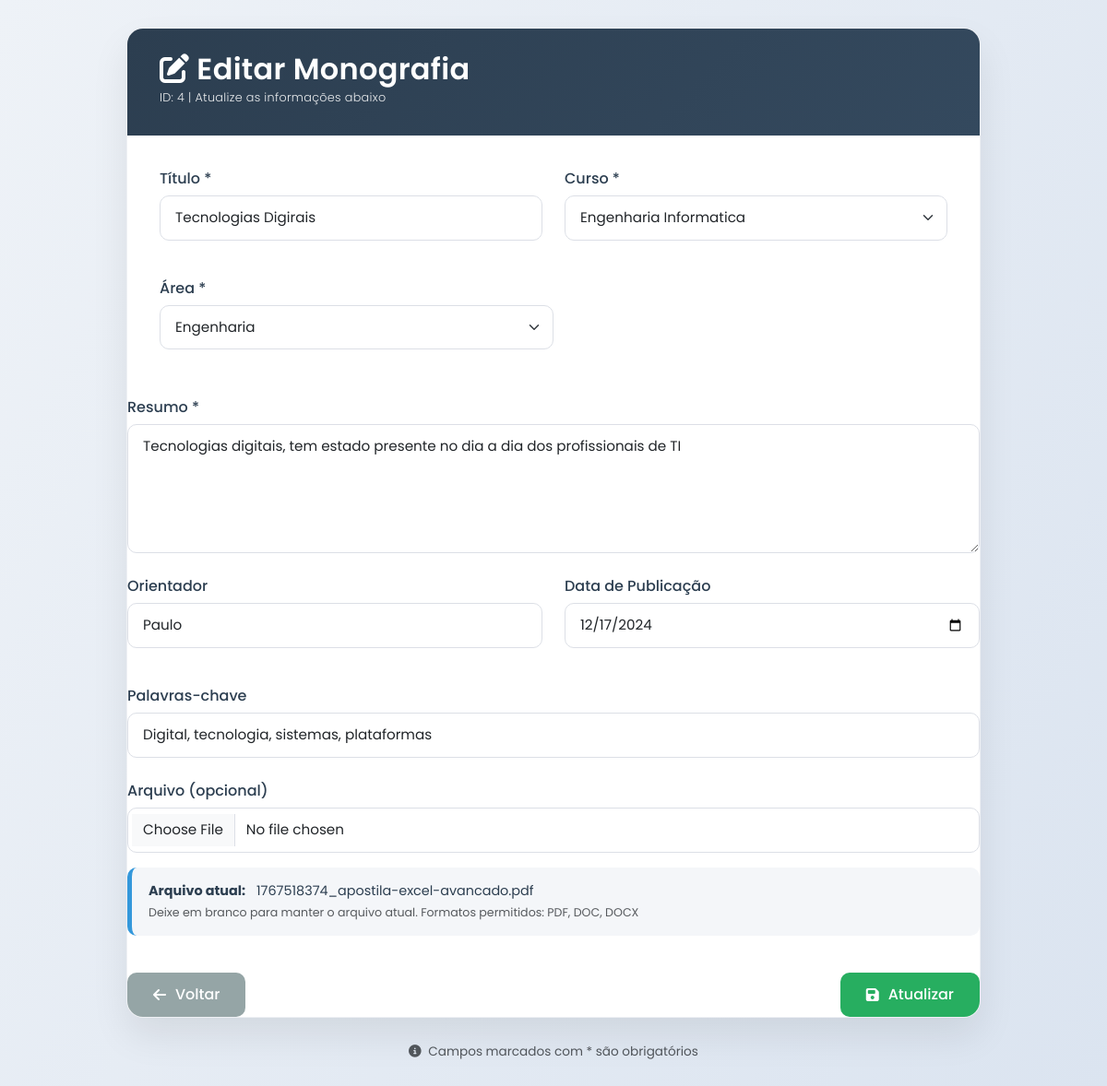
/admin/editar_monografia.php?id=4 (signed in), run on the app's committed database.
### tables this page shows
CREATE TABLE `monografias` (
  `id` int NOT NULL AUTO_INCREMENT,
  `titulo` varchar(255) NOT NULL,
  `resumo` text NOT NULL,
  `autor_id` int NOT NULL,
  `orientador` varchar(100) DEFAULT NULL,
  `curso` varchar(100) DEFAULT NULL,
  `palavras_chave` varchar(255) DEFAULT NULL,
  `arquivo` varchar(255) NOT NULL,
  `data_publicacao` date DEFAULT NULL,
  `status` enum('pendente','aprovado','rejeitado') DEFAULT 'pendente',
  `data_submissao` timestamp NULL DEFAULT CURRENT_TIMESTAMP,
  `area` varchar(150) DEFAULT NULL,
  `tipo_documento` varchar(50) DEFAULT NULL,
  PRIMARY KEY (`id`),
  KEY `autor_id` (`autor_id`),
  KEY `idx_monografias_autor` (`autor_id`),
  KEY `idx_monografias_titulo` (`titulo`),
  KEY `idx_monografias_palavras_chave` (`palavras_chave`),
  FULLTEXT KEY `ft_titulo_palavras` (`titulo`,`palavras_chave`),
  FULLTEXT KEY `titulo` (`titulo`,`resumo`,`palavras_chave`),
  CONSTRAINT `fk_monografias_autor` FOREIGN KEY (`autor_id`) REFERENCES `usuarios` (`id`) ON DELETE CASCADE ON UPDATE CASCADE
);

### admin/editar_monografia.php (the view, shortened to what this page needs)
<?php
require_once '../includes/config.php';
$id = (int) $_GET['id'];
try {
    $stmt = $db->prepare("SELECT * FROM monografias WHERE id = ?");
    $stmt->execute([$id]);
    $monografia = $stmt->fetch(PDO::FETCH_ASSOC);
} catch (Exception $e) {
    header("Location: ../admin/monografias.php?error=erro_bd");
    exit();
}
?>
<!DOCTYPE html>
<html lang="pt">
<head>
    <link rel="stylesheet" href="../assets/bootstrap/css/bootstrap.min.css">
    <link rel="stylesheet" href="../assets/fontawesome/css/all.min.css">
</head>
<body>
<div class="container">
    <div class="row justify-content-center">
        <div class="col-lg-10">
            <div class="form-container">
                <div class="form-header">
                    <h2>
                        <i class="fas fa-edit me-2"></i>Editar Monografia
                        <small class="d-block mt-1" style="font-size: 0.8rem; opacity: 0.9;">
                            ID: <?= $id ?> | Atualize as informações abaixo
                        </small>
                    </h2>
                </div>
                <div class="form-body">
                    <form method="POST" enctype="multipart/form-data">
                        <div class="row mb-4">
                            <div class="col-md-6 mb-3">
                                <label class="form-label">Título *</label>
                                <input type="text" class="form-control" name="titulo"
                                       value="<?= htmlspecialchars($monografia['titulo']) ?>" required>
                            </div>
                            <div class="col-md-6 mb-3">
                                <label class="form-label">Curso *</label>
                                <select class="form-select" name="curso" required>
                                    <?php
                                    $cursos = [
                                        "Engenharia Mecatronica",
                                        "Engenharia dos Transportes",
                                        "Engenharia Informatica",
                                        "Informatica de Gestao",
                                        "Gestao e Logistica",
                                        "Gestao Aeronautica"
                                    ];
                                    foreach ($cursos as $c):
                                    ?>
                                        <option value="<?= $c ?>" <?= $monografia['curso'] === $c ? 'selected' : '' ?>>
                                            <?= $c ?>
                                        </option>
                                    <?php endforeach; ?>
                                </select>
                            </div>
                        </div>
                        <div class="col-md-6 mb-3">
                                <label class="form-label">Área *</label>
                                <select class="form-select" name="area" required>
                                    <?php
                                    $areas = [
                                        "Engenharia",
                                        "Gestao",
                                    ];
                                    foreach ($areas as $a):
                                    ?>
                                        <option value="<?= $a ?>" <?= $monografia['area'] === $a ? 'selected' : '' ?>>
                                            <?= $a ?>
                                        </option>
                                    <?php endforeach; ?>
                                </select>
                            </div>
                        </div>
                        <div class="mb-4">
                            <label class="form-label">Resumo *</label>
                            <textarea class="form-control" name="resumo" rows="5" required><?= htmlspecialchars($monografia['resumo']) ?></textarea>
                        </div>
                        <div class="row mb-4">
                            <div class="col-md-6 mb-3">
                                <label class="form-label">Orientador</label>
                                <input type="text" class="form-control" name="orientador"
                                       value="<?= htmlspecialchars($monografia['orientador']) ?>">
                            </div>
                            <div class="col-md-6 mb-3">
                                <label class="form-label">Data de Publicação</label>
                                <input type="date" class="form-control" name="data_publicacao"
                                       value="<?= $monografia['data_publicacao'] ?>">
                            </div>
                        </div>
                        <div class="mb-4">
                            <label class="form-label">Palavras-chave</label>
                            <input type="text" class="form-control" name="palavras_chave"
                                   value="<?= htmlspecialchars($monografia['palavras_chave']) ?>"
                                   placeholder="Separe por vírgulas">
                        </div>
                        <div class="mb-4">
                            <label class="form-label">Arquivo (opcional)</label>
                            <input type="file" class="form-control" name="arquivo"
                                   accept=".pdf,.doc,.docx">
                            <div class="file-info mt-3">
                                <strong>Arquivo atual:</strong>
                                <span class="ms-2"><?= htmlspecialchars($monografia['arquivo']) ?></span>
                                <div class="form-text">
                                    Deixe em branco para manter o arquivo atual. Formatos permitidos: PDF, DOC, DOCX
                                </div>
                            </div>
                        </div>
                        <div class="d-flex justify-content-between pt-3">
                            <a href="../admin/monografias.php" class="btn btn-custom btn-back">
                                <i class="fas fa-arrow-left me-1"></i> Voltar
                            </a>
                            <button type="submit" class="btn btn-custom btn-submit">
                                <i class="fas fa-save me-1"></i> Atualizar
                            </button>
                        </div>
                </div>
            </div>
            <div class="text-center mt-4 text-muted">
                <small>
                    <i class="fas fa-info-circle me-1"></i>
                    Campos marcados com * são obrigatórios
                </small>
            </div>
        </div>
    </div>
</body>
</html>

### admin/editar_monografia.php (style rules this page uses)
:root { --primary: #2c3e50; --secondary: #34495e; --accent: #3498db; --success: #27ae60; --danger: #e74c3c; --light-bg: #f4f6f9; --border: #dcdfe6; --text-dark: #2c3e50; --text-muted: #6c757d; }
body { font-family: 'Poppins', sans-serif; background: linear-gradient(120deg, #eef2f7, #dbe4f0); min-height: 100vh; padding: 30px 0; color: var(--text-dark); }
.form-container { background: #ffffff; border-radius: 18px; box-shadow: 0 20px 40px rgba(0, 0, 0, 0.08); overflow: hidden; border: 1px solid #eef0f4; }
.form-header { background: linear-gradient(135deg, var(--primary), var(--secondary)); color: #fff; padding: 25px 35px; }
.form-header h2 { font-weight: 600; letter-spacing: 0.3px; }
.form-header small { font-weight: 300; }
.form-body { padding: 35px; }
.form-label { font-weight: 500; color: var(--primary); margin-bottom: 6px; }
.form-control, .form-select { border-radius: 10px; border: 1.8px solid var(--border); padding: 12px 16px; font-size: 0.95rem; transition: all 0.25s ease; background-color: #fff; }
.form-control::placeholder { color: #adb5bd; }
textarea.form-control { min-height: 140px; resize: vertical; }
.file-info { background: var(--light-bg); border-radius: 10px; padding: 15px 18px; border-left: 5px solid var(--accent); font-size: 0.9rem; }
.btn-custom { padding: 12px 28px; border-radius: 10px; font-weight: 500; transition: all 0.3s ease; display: inline-flex; align-items: center; gap: 6px; }
.btn-back { background: #95a5a6; border: none; color: #fff; }
.btn-submit { background: var(--success); border: none; color: #fff; }
.text-muted small { font-size: 0.85rem; }

### data on the page
monografias: titulo "Tecnologias Digirais", curso "Engenharia Informatica", area "Engenharia", resumo "Tecnologias digitais, tem estado presente no dia a dia dos profissionais de TI", orientador "Paulo", data_publicacao "12/17/2024", palavras_chave "Digital, tecnologia, sistemas, plataformas", arquivo "1767518374_apostila-excel-avancado.pdf"

### other printed values
$id "4"
